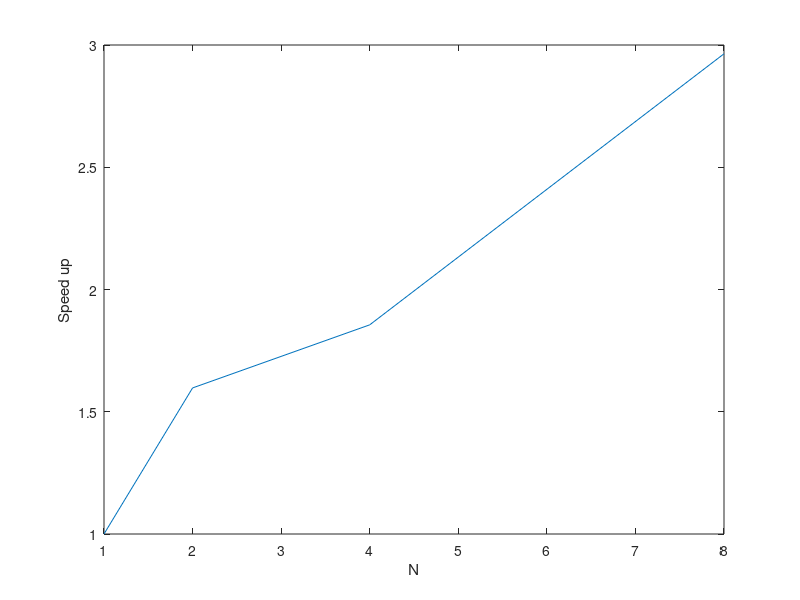
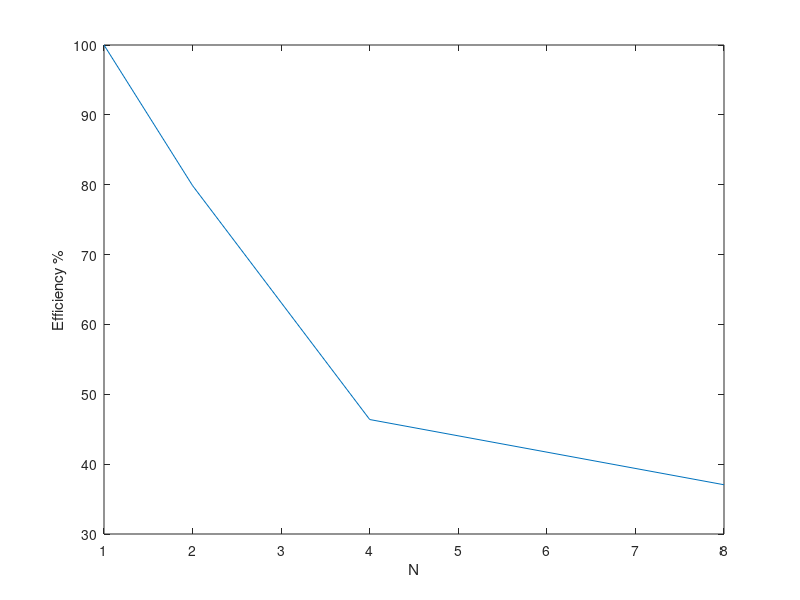
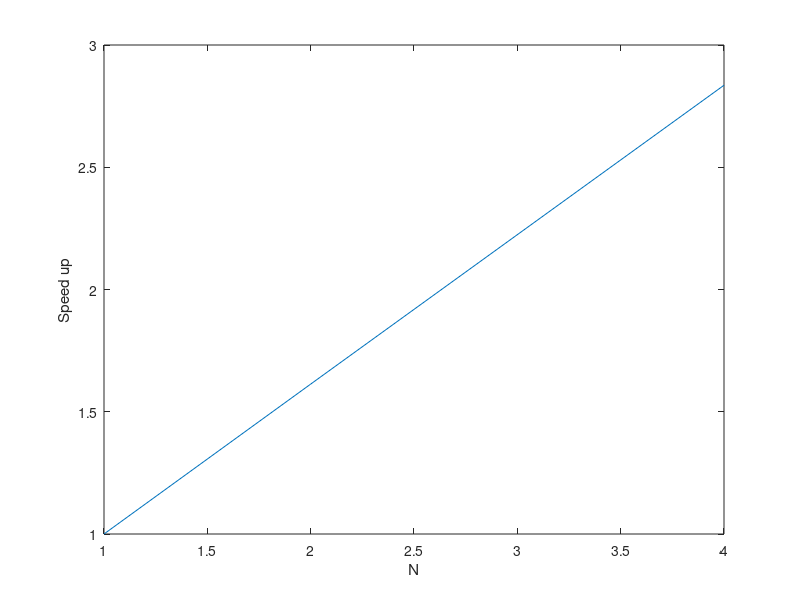
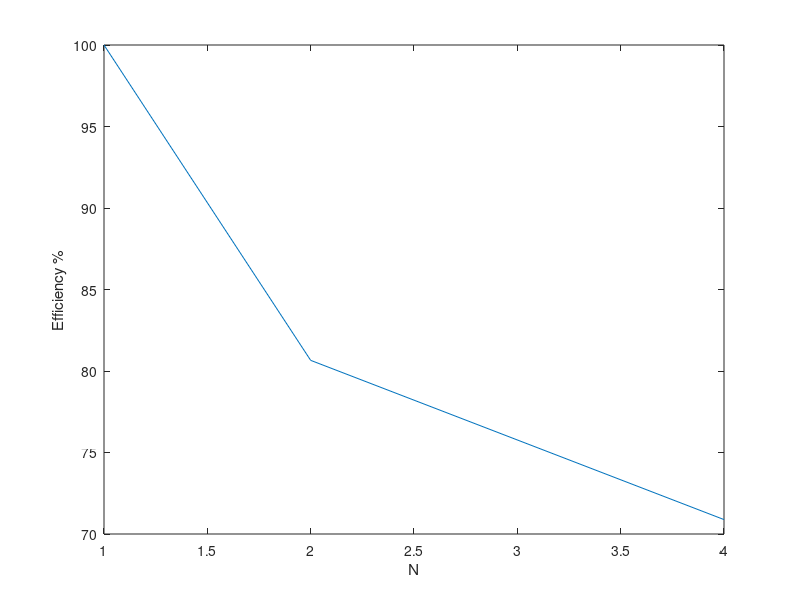

These charts were generated, in order, by the following MATLAB code:
clear all
N=[1,2,4,8];
t=[469.8, 294.1,253.2, 158.5];

Speedup=t(1)./t;
Efficiency=Speedup./N*100;
figure
plot(N,Speedup)
xlabel('N')
ylabel('Speed up')

figure
plot(N,Efficiency)
xlabel('N')
ylabel('Efficiency %')

N=[1,2,4];
t=[182.6, 113.2,64.4];
Speedup=t(1)./t;
Efficiency=Speedup./N*100;
figure
plot(N,Speedup)
xlabel('N')
ylabel('Speed up')

figure
plot(N,Efficiency)
xlabel('N')
ylabel('Efficiency %')